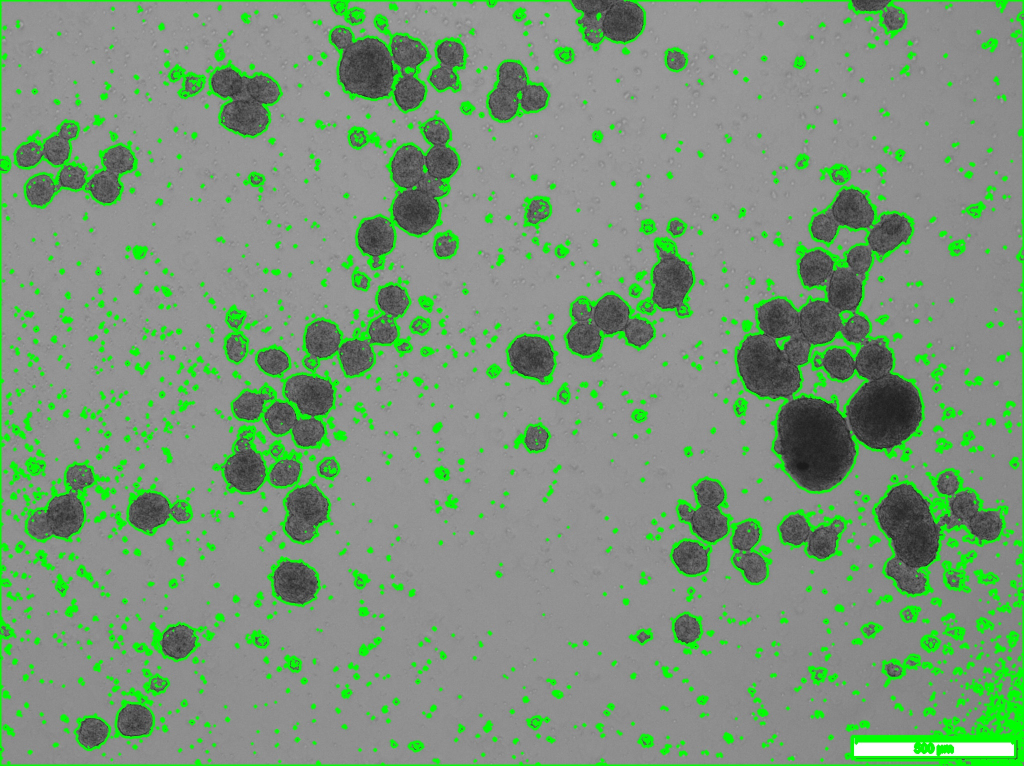
#> input picture Object.jpeg, 2048 x 1532 px (shown at 1/2 size)
$ python -i general_utils.py   (imports and definitions only)
#> lines starting #> are read from the running program, lines starting #| are printed output that depends on the picture; after the words box and inside, x2 and y2 are one past the last pixel; in counts of white or black regions, pixels touching at a corner belong together
import cv2
import numpy as np
import pandas as pd
from matplotlib import pyplot as plt
import os
import plotly.express as px
import base64
from PIL import Image
from io import BytesIO
import json

# [79 lines left out: functions json_to_dict, proc_blur_image, proc_image, draw_circles, data_url_to_array, data_uri_to_cv2_img, not called in this run]

def read_image(
        path
):
#> called with path = '../Object.jpeg'
    return cv2.imread(path)
#> returned value is the input picture: shape (1532, 2048, 3); mean B, G, R 123.5, 149, 123.4

def gray(
        image
):
    return cv2.cvtColor(image, cv2.COLOR_BGR2GRAY)
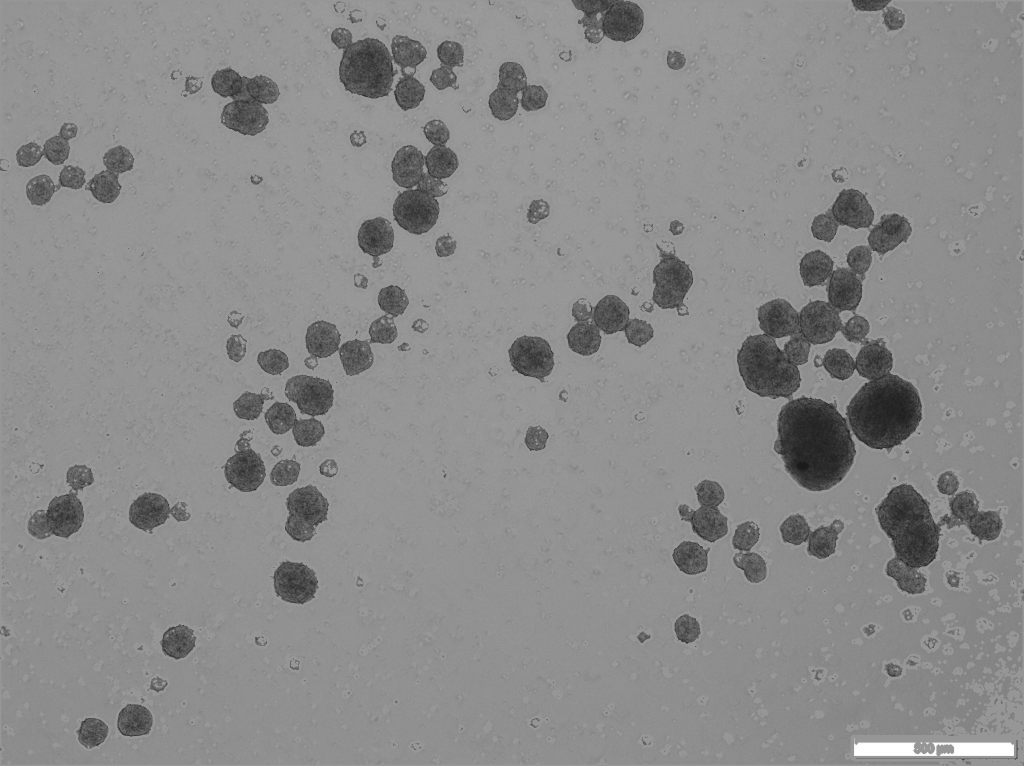
#> returned value: shape (1532, 2048) (shown at 1/2 size); min 24, max 255, mean 138.4

def blur(
        image,
        intensity,
        type="median"
):
#> called with intensity = 15, type = 'median'
    if type == "median":
        return cv2.medianBlur(image, intensity)

def find_circles(
        image,
        method,
        dp,
        minDist,
        param1,
        param2,
        minRadius,
        maxRadius
):
#> called with method = 3, dp = 1, minDist = 100, param1 = 20, param2 = 30, minRadius = 25, maxRadius = 100
    print(image)
#> (printed output is left out)
    circles = cv2.HoughCircles(
        image=image,
        method=method,
        dp=dp,
        minDist=minDist,
        param1=param1,
        param2=param2,
        minRadius=minRadius,
        maxRadius=maxRadius
    )
#> circles = 22 rows, first 8: [1764.5, 827.5, 69.4], [1630.5, 888.5, 81.7], [832.5, 419.5, 46.6], [592.5, 1167.5, 42.1], [269.5, 1441.5, 34.8], [1544.5, 724.5, 70.7], [1632.5, 535.5, 34.9], [733.5, 134.5, 59.1]
    print(circles)
#> (printed output is left out)

    _, binary_image = cv2.threshold(image, 127, 255, cv2.THRESH_BINARY)
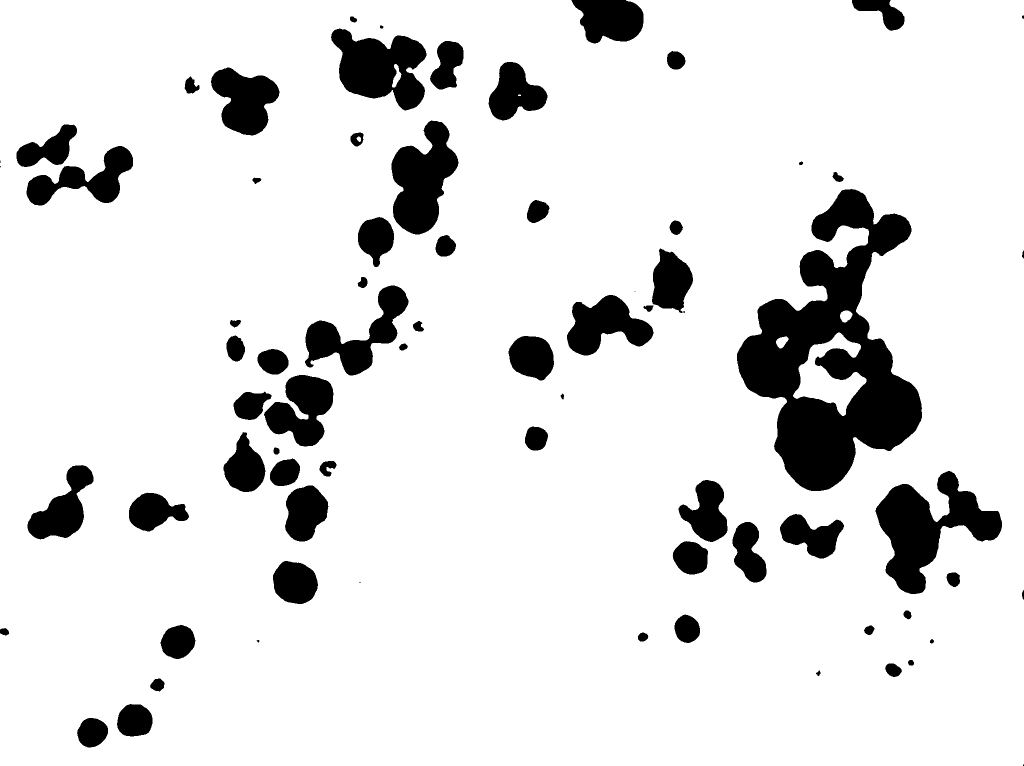
#> binary_image: shape (1532, 2048) (shown at 1/2 size); 88.3% white; 73 black regions (6 under 20 px), largest, box (x1, y1, x2, y2) and area: (1474, 378, 1844, 982) 101313, (1751, 942, 2004, 1188) 27192, (662, 57, 853, 221) 19253

    circles = np.uint16(np.around(circles))
#> circles = 22 rows, first 8: [1764, 828, 69], [1630, 888, 82], [832, 420, 47], [592, 1168, 42], [270, 1442, 35], [1544, 724, 71], [1632, 536, 35], [734, 134, 59]
    data = []
    for i in circles[0, :]:
        x, y, r = i[0], i[1], i[2]

        mask = np.zeros_like(image, dtype="uint8")
        cv2.circle(mask, (x, y), r, (255, 255, 255), -1)

        colour_vals = binary_image[mask == 255]

        data.append({
            "coordinate": (x, y),
            "radius": r,
            "colour_values": colour_vals.tolist()
        })
        try:
            test = mask + test
        except:
            test = mask
#> this loop made 22 passes
#> (x, y, r) on passes 1 to 12: (1764, 828, 69), (1630, 888, 82), (832, 420, 47), (592, 1168, 42), (270, 1442, 35), (1544, 724, 71), (1632, 536, 35), (734, 134, 59), (1246, 44, 39), (1666, 738, 67), (1830, 1086, 50), (484, 942, 36)
#> pass 1, in find_circles, `test = mask`:
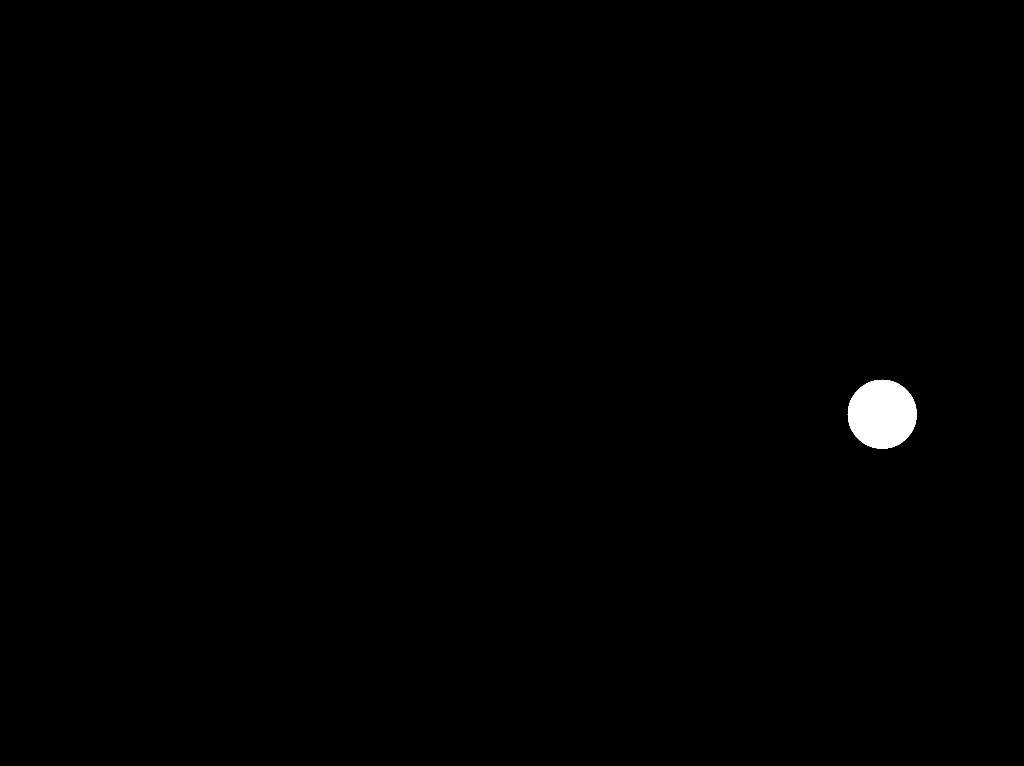
#> test: shape (1532, 2048) (shown at 1/2 size); 0.48% white; 1 white region, box (x1, y1, x2, y2) and area: (1695, 759, 1834, 898) 14949
#> after the loop:
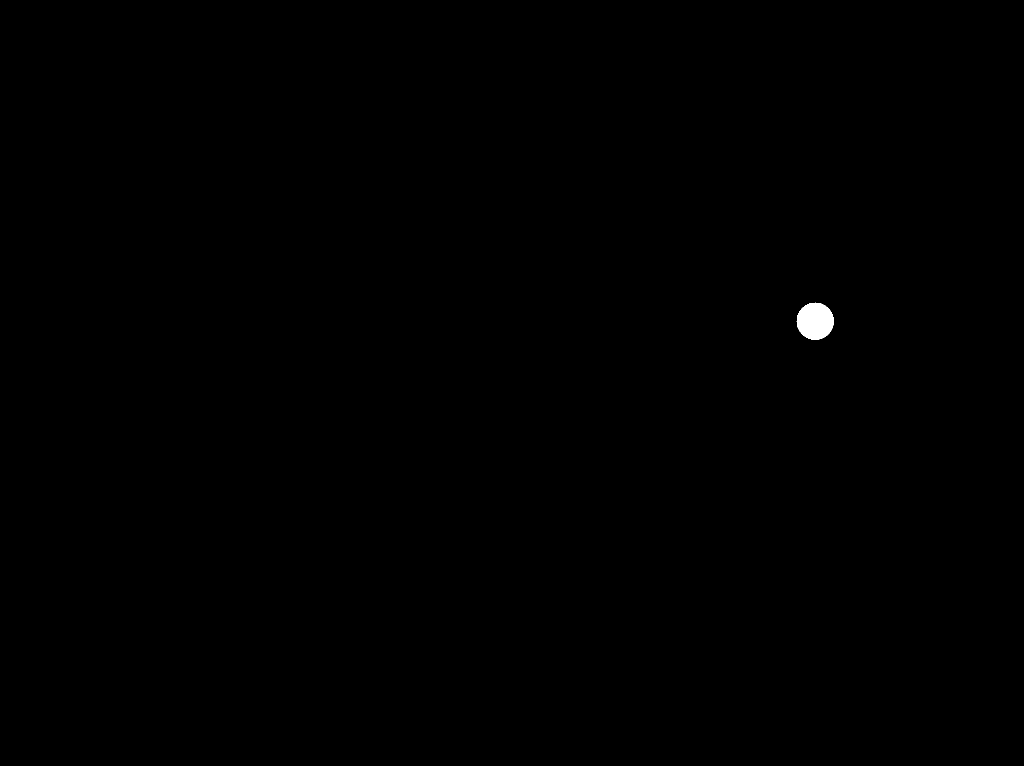
#> mask: shape (1532, 2048) (shown at 1/2 size); 0.14% white; 1 white region, box (x1, y1, x2, y2) and area: (1593, 605, 1668, 680) 4293
#> after the loop:
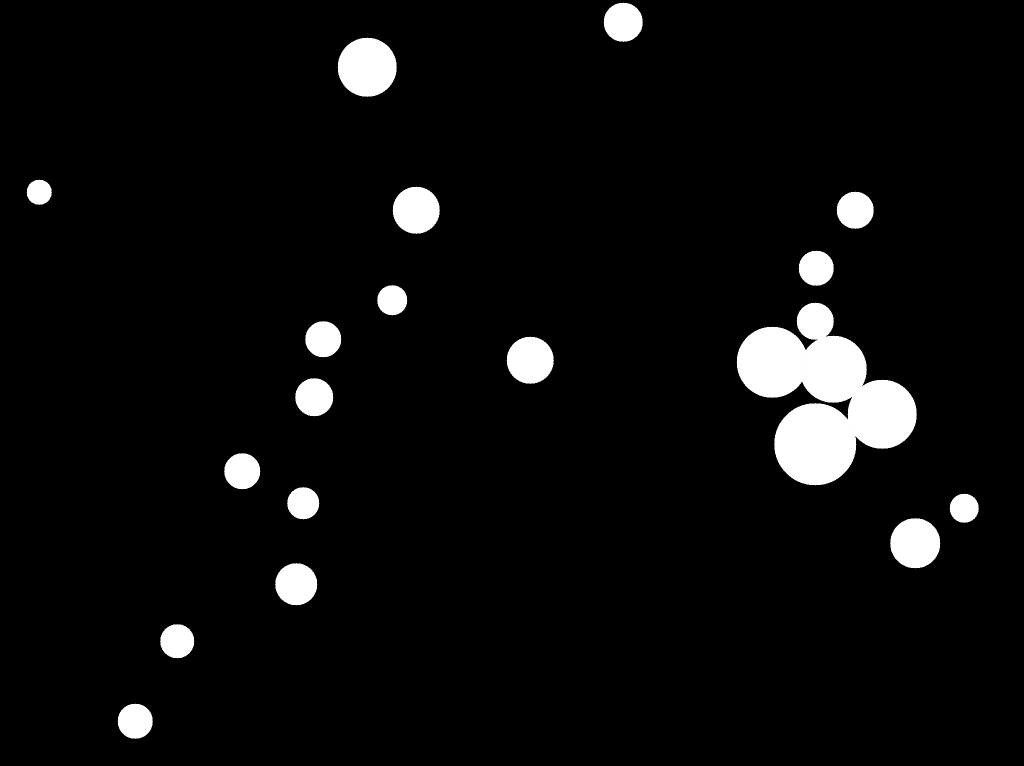
#> test: shape (1532, 2048) (shown at 1/2 size); min 0, max 255, mean 12.3
#> after the loop, data = 22 items
    df = pd.DataFrame(data)
#> df = table of 22 rows and 3 columns
    return df

# [33 lines left out: functions plot_circles, plot, not called in this run]

def annotate_images(
        image_paths:list,
        save_dir:str=None,
        blur_intensity=15,
        blur_type="median"
):
    if type(image_paths) == str:
        image_paths = [image_paths]
    circles_data_df = pd.DataFrame()
    for path in image_paths:
        if type(path) == str:
            file_name = os.path.basename(path)
            image = read_image(path)
        elif type(path) == np.ndarray:
            image = path.copy()
        try:
            grayed = gray(image)
        except:
            grayed = image.copy()
        blurred = blur(grayed,blur_intensity,type=blur_type)
        circles_df = find_circles(
            image=blurred,
            method=cv2.HOUGH_GRADIENT,
            dp=1,
            minDist=100,
            param1=20,
            param2=30,
            minRadius=25,
            maxRadius=100
        )
#> circles_df = table of 22 rows and 3 columns
#> (the run stopped early here; a loop or call above may not have finished)
